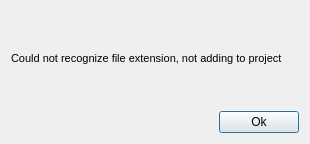
<?xml version="1.0" encoding="UTF-8"?>
<ui version="4.0">
 <class>WrongExtensionDialog</class>
 <widget class="QDialog" name="WrongExtensionDialog">
  <property name="geometry">
   <rect>
    <x>0</x>
    <y>0</y>
    <width>310</width>
    <height>144</height>
   </rect>
  </property>
  <property name="windowTitle">
   <string>Dialog</string>
  </property>
  <layout class="QVBoxLayout" name="verticalLayout">
   <item>
    <widget class="QLabel" name="label">
     <property name="font">
      <font>
       <pointsize>8</pointsize>
      </font>
     </property>
     <property name="text">
      <string>Could not recognize file extension, not adding to project</string>
     </property>
    </widget>
   </item>
   <item>
    <layout class="QHBoxLayout" name="horizontalLayout">
     <item>
      <spacer name="horizontalSpacer">
       <property name="orientation">
        <enum>Qt::Horizontal</enum>
       </property>
       <property name="sizeHint" stdset="0">
        <size>
         <width>208</width>
         <height>20</height>
        </size>
       </property>
      </spacer>
     </item>
     <item>
      <widget class="QPushButton" name="pushButton">
       <property name="text">
        <string>Ok</string>
       </property>
      </widget>
     </item>
    </layout>
   </item>
  </layout>
 </widget>
 <resources/>
 <connections>
  <connection>
   <sender>pushButton</sender>
   <signal>clicked()</signal>
   <receiver>WrongExtensionDialog</receiver>
   <slot>accept()</slot>
   <hints>
    <hint type="sourcelabel">
     <x>251</x>
     <y>161</y>
    </hint>
    <hint type="destinationlabel">
     <x>236</x>
     <y>106</y>
    </hint>
   </hints>
  </connection>
 </connections>
</ui>
